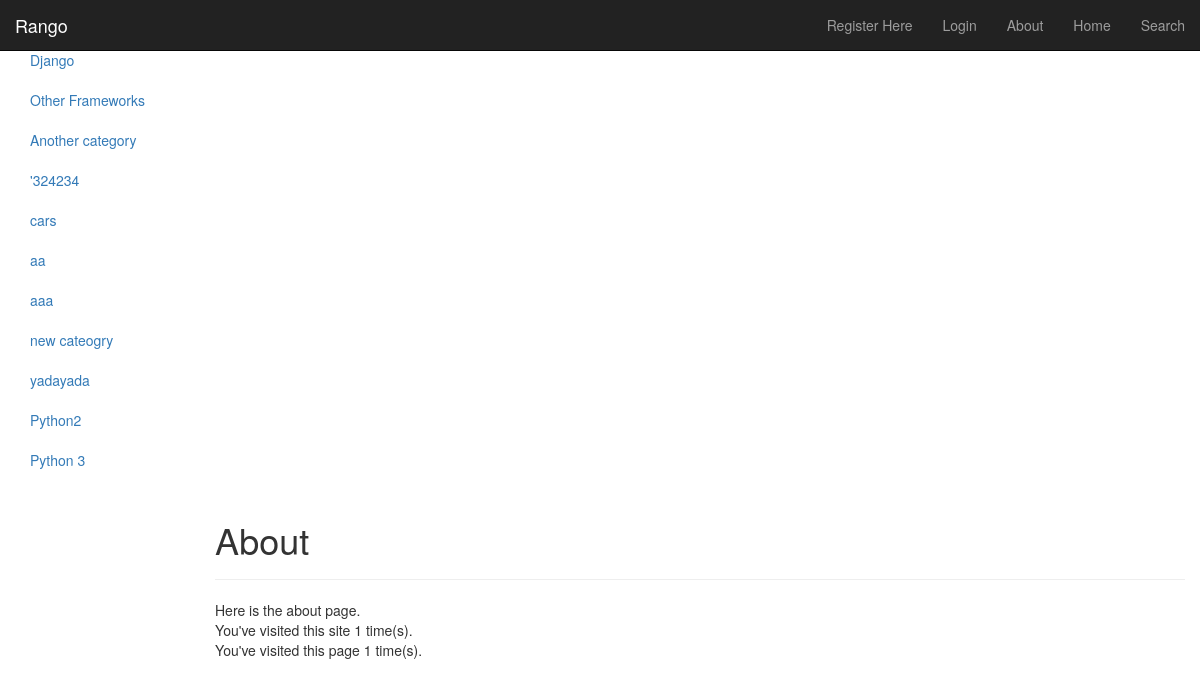
The app's page /rango/about/ with its own data.
### rango/models.py (models this page shows, shortened)
class Category(models.Model):
	name = models.CharField(max_length=128, unique=True)
	views = models.IntegerField(default=0)
	likes = models.IntegerField(default=0)
	slug = models.SlugField(unique=True)
	class Meta:
		verbose_name_plural = "categories"

### rango/views.py (the view)
def about(request):
	visits = request.session.get('visits')
	reset_last_visit_time = False
	if not visits:
		visits = 1
	last_visit = request.session.get('last_visit')
	if last_visit:
		last_visit_time = datetime.strptime(last_visit[:-7], "%Y-%m-%d %H:%M:%S")
		if(datetime.now() - last_visit_time).seconds > 0:
			visits = visits + 1
			reset_last_visit_time = True
	else:
		reset_last_visit_time = True
	if reset_last_visit_time:
		request.session['last_visit'] = str(datetime.now())
		request.session['visits'] = visits
	about_visits = request.session.get('about_visits')
	reset_last_visit_time = False
	if not about_visits:
		about_visits = 1
	last_about_visit = request.session.get('last_about_visit')
	if last_about_visit:
		last_about_visit_time = datetime.strptime(last_about_visit[:-7], "%Y-%m-%d %H:%M:%S")
		if(datetime.now() - last_about_visit_time).seconds > 0:
			about_visits = about_visits + 1
			reset_last_visit_time = True
	else:
		reset_last_visit_time = True
	if reset_last_visit_time:
		request.session['about_visits'] = about_visits
		request.session['last_about_visit'] = str(datetime.now())
	context_dict = {'visits': visits, 'about_visits':about_visits, }
	return render(request, 'rango/about.html', context_dict)

### rango/templatetags/rango_extras.py (called while the page is built)
@register.inclusion_tag('rango/cats.html')
def get_category_list(cat=None):
	return {'cats': Category.objects.all(), 'act_cat': cat}

### templates/rango/about.html (shortened to what this page needs)
{% extends 'rango/base.html' %}
{% load staticfiles %}
{% block body_block %}
	<div class="page-header">
		<h1>About</h1>
	</div>
	Here is the about page. <br />
	You've visited this site {{ visits }} time(s). <br />
	You've visited this page {{ about_visits }} time(s). <br/>
{% endblock %}

### templates/rango/cats.html
<ul class="nav nav-sidebar">
{% if cats %}
		{% for c in cats %}
			{% if c == act_cat %} <li class="active">
			{% else %} <li>
			{% endif %}
			<a href="{% url 'category' c.slug %}">{{ c.name }}</a></li>
		{% endfor %}
{% else %}
	<li> <strong> There are no categories present.</strong></li>
{% endif %}
</ul>

### records on screen
Category: name "Django"
Category: name "Other Frameworks"
Category: name "Another category"
Category: name "'324234"
Category: name "cars"
Category: name "aa"
Category: name "aaa"
Category: name "new cateogry"
Category: name "yadayada"
Category: name "Python2"
Category: name "Python 3"

### other values on screen
{{ visits }} "1"
{{ about_visits }} "1"
